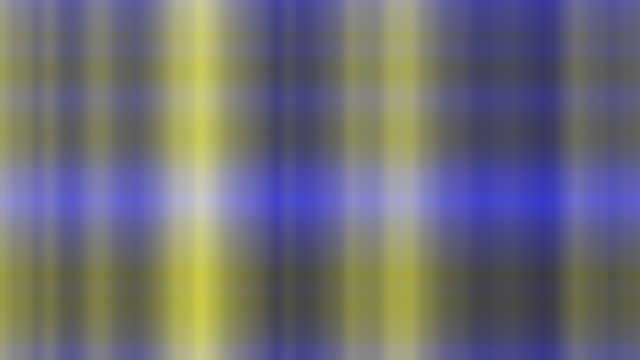
Frame 1 (no input)
Frame 60 (the mouse pressed at the canvas centre just before this capture): identical to frame 1, image omitted
Frame 120 (the mouse held since frame 60 and released just before this capture): identical to frame 1, image omitted

The Processing sketch that drew this single still picture (run headless with seeded random() and noise(); from frame 60 on, the mouse is pressed at the canvas centre):

// Processing sketch: ghost_machine_water_color
// ── ghost_machine_water_color.pde
float zoff;

void setup() {
 size(640,360);
 zoff = 0.0;
}

void draw() {
  
  loadPixels();
  
  float xoff = 0.0;
  
  for (int x = 0; x < width; x++) {
    
    float yoff = 0.0; // For every xoff, start yoff at 0.
    
    for (int y = 0; y < height; y++) {
      
      float red = map(noise(xoff),0,1,0,255);
      float blue = map(noise(yoff),0,1,0,255);
      float green = map(noise(zoff),0,1,0,255);
      
      float bright = map(noise(xoff,yoff,zoff),0,1,0,255); // Perlin noise brightness
      
      pixels[x+y*width] = color(red,red,blue,bright); // what is multiplying by width doing here?
      
      yoff += 0.01;
    }
    xoff += 0.01;
  }
  
  updatePixels();
  
  zoff += 0.1; // controls speed of changes for exposure
  
}
